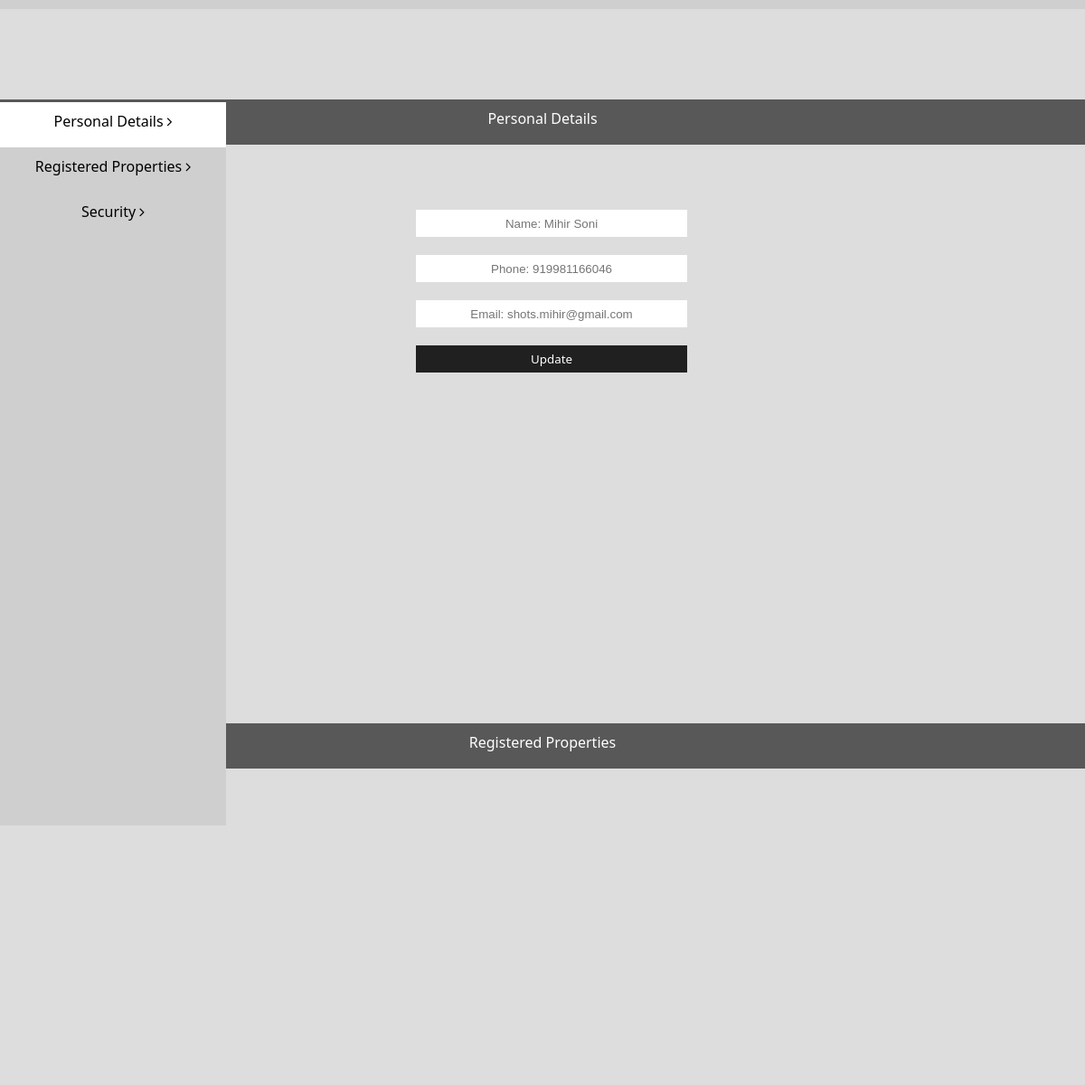
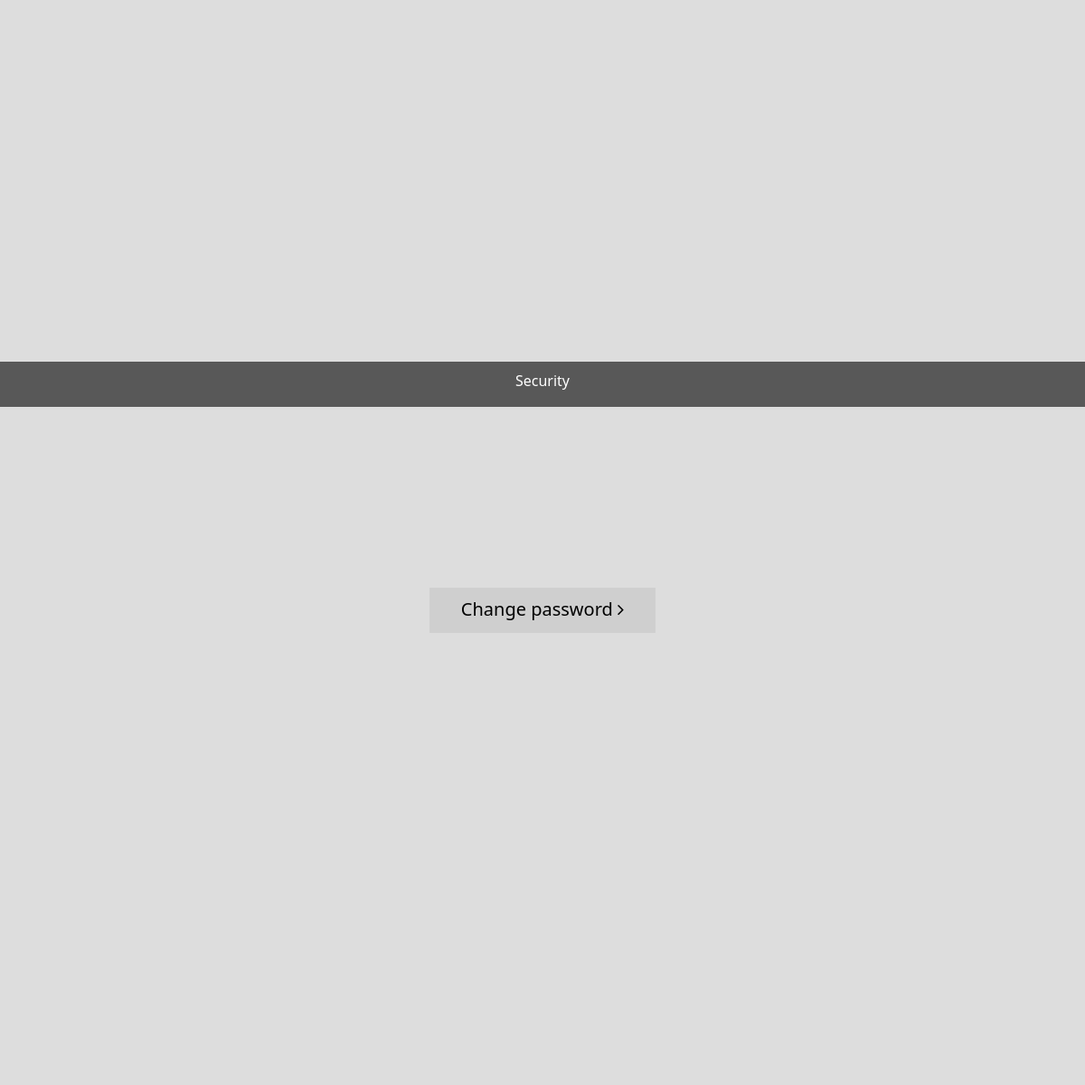
/user-profile.php (signed in), run on the app's committed database (2 pictures, top to bottom).
### tables this page shows
CREATE TABLE `user` (
  `id` int(6) NOT NULL,
  `fname` varchar(50) NOT NULL,
  `lname` varchar(50) NOT NULL,
  `gender` varchar(6) NOT NULL,
  `age` int(3) NOT NULL,
  `phone` varchar(15) NOT NULL,
  `email` varchar(50) NOT NULL,
  `password` varchar(35) NOT NULL,
  `pp` varchar(30) NOT NULL DEFAULT './files/user/0000_PP.jpg',
  `OA` int(1) NOT NULL DEFAULT '0',
  `r` int(11) NOT NULL,
  `h` int(1) NOT NULL,
  `t` int(1) NOT NULL
);

### user-data.php (called while the page is built, shortened)
<?php 	session_start();
		require 'db-connection.php';
		if(isset($_SESSION['id']))
		{
		$id=$_SESSION['id'];
		$q= "select * from user where id='$id'";
		$result = mysqli_query($conn,$q)->fetch_assoc();
		$fname=$result['fname'];
		$lname=$result['lname'];
		$phone=$result['phone'];
		$email=$result['email'];
	}
 ?>

### user-profile.php (the view, shortened to what this page needs)
<?php require'user-data.php'; ?>
        <link rel="stylesheet" type="text/css" href="style.css">
        <link rel="stylesheet" href="https://cdnjs.cloudflare.com/ajax/libs/font-awesome/4.7.0/css/font-awesome.min.css">
        <link href='https://api.mapbox.com/mapbox-gl-js/v1.8.1/mapbox-gl.css' rel='stylesheet'>
        <?php
        $user_name=$fname.' '.$lname;
    ?>
    <body>
        <div class="header" id="header" >
        </div>
        <div id="subsection" class="" style="z-index:2;width: 250px; height: 100vh; background-color: #CFCFCF; position: fixed;top:113px;">
            <div id="pd-b" class="sub-section-menu" onclick="window.location='user-profile.php#personal-details';">
                <span style="color:black;position:relative;top: 10px; font-weight: 300;">Personal Details <i style="" class="fa fa-angle-right"></i></span>
            </div>
            <div id="rp-b" class="sub-section-menu" onclick="window.location='user-profile.php#registered-properties';">
                <span style="color:black;position:relative;top: 10px; font-weight: 300;">Registered Properties <i style="" class="fa fa-angle-right"></i></span>
            </div>
            <div id="sc-b" class="sub-section-menu" onclick="window.location='user-profile.php#security-tab';">
                <span style="color:black;position:relative;top: 10px; font-weight: 300;">Security <i style="" class="fa fa-angle-right"></i></span>
            </div>
        </div>
        <div class="section" id="personal-details">
            <div class="" style="z-index: 1; height:50px;width: 100%; background-color: rgba(0,0,0,0.6); color:white; position: sticky; top:110px; text-align: center;">
                <span style="position:relative;top: 10px; font-weight: 300;">Personal Details</span>
            </div>
            <div class="subsec" style="top:150px;">
                <form action="update-user.php" method="post">
                <div style="position: relative; top:10px; left:10px; display: inline-block;">
                    <div id="u-pp2" style="display:inline-block;position:relative;"></div><br><br>
                        <input class="inputs" style="height: 30px; width: 300px; text-align: center;" type="" name="username" placeholder="Name: <?php echo $user_name; ?>"><br>
                        <input class="inputs" style="height: 30px; width: 300px; text-align: center;" type="" name="phoneno" placeholder="Phone: <?php echo $phone; ?>" disabled><br>
                        <input class="inputs" style="height: 30px; width: 300px; text-align: center;" type="" name="email" placeholder="Email: <?php echo $email; ?>" disabled>
                        <input class="btn" style="height: 30px; width: 300px; text-align: center;" type="submit" value = 'Update' name="" >
                </div>
                </form>
            </div>
        </div>
        <div class="section" id="registered-properties" >
            <div class="" style="z-index: 1; height:50px;width: 100%; background-color: rgba(0,0,0,0.6); color:white; position: sticky; top:110px; text-align: center;">
                <span style="position:relative;top: 10px; font-weight: 300;">Registered Properties</span>
            </div>
            <div class="subsec" style="margin-top: 10px;">
                <div id="ifm" style="display:inline-block;z-index: 0; position: relative; width: 220px;">
                 </div>
            </div>
        </div>
        <div id="security-tab" class="section">
            <div class="" style="z-index: 1; height:50px;width: 100%; background-color: rgba(0,0,0,0.6); color:white; position: sticky; top:110px; text-align: center;">
                <span style="position:relative;top: 10px; font-weight: 300;">Security</span>
            </div>
            <div style="margin-top: 200px; display: inline-block; font-size: 20px;">
                <div class="sub-section-menu" onclick="window.location='reset-password.php';">
                <span style="color:black;position:relative;top: 10px; font-weight: 300;">Change password <i style="" class="fa fa-angle-right"></i></span>
                </div>
            </div>
        </div>
    </body>

### style.css (style rules this page uses)
body { margin-top: 0px; font-family: segoe UI; }
.section { height: 100vh; background-color: #DDDDDD; animation-name: faded; animation-duration: .4s; }
.header { z-index: 2; float: left; margin-top: 0px; color:black; background-color:#CFCFCF; position: fixed; width: 100%; transition: 0.2s; padding-bottom: 10px; }
body { font-family: Segoe UI; margin: 0px; }
.btn { font-family: segoe UI; background-color: #202020; border:none; height: 50px; width: 80px; color:white; }
.inputs { background-color: white; outline: none; padding: 5px; width: 75%; height: 40px; border-style: none; margin: 0px 0px 20px 0px; }
#ifm { display: block; padding-right:100px;overflow-y:scroll; overflow-x:hidden;border-style: none; width: 310px; height: 400px; }
.sub-section-menu { cursor:pointer; text-align:center;position: relative; width: 250px; height: 50px; }
.subsec { display: inline-block; position:relative; width: 400px; height: 500px; top:150px; text-align: center; }

### user-profile.php (style rules this page uses)
.section { text-align: center; }

### data on the page
user: username "Name: Mihir Soni", phoneno "Phone: 919981166046", email "Email: shots.mihir@gmail.com"
